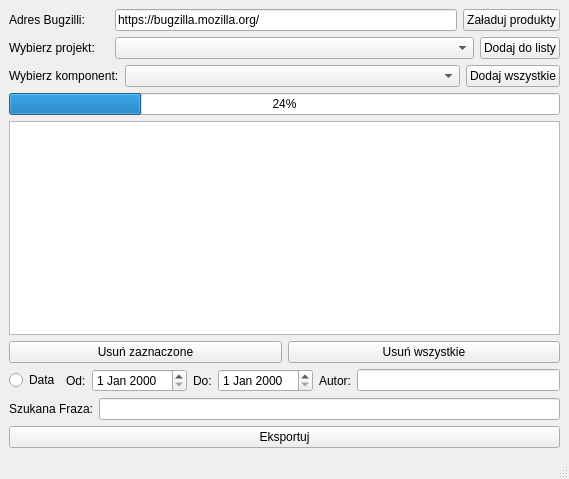
<?xml version="1.0" encoding="UTF-8"?>
<ui version="4.0">
 <class>MainWindow</class>
 <widget class="QMainWindow" name="MainWindow">
  <property name="geometry">
   <rect>
    <x>0</x>
    <y>0</y>
    <width>569</width>
    <height>479</height>
   </rect>
  </property>
  <property name="windowTitle">
   <string>Bugzilla Downloader</string>
  </property>
  <property name="styleSheet">
   <string notr="true">QLabel { qproperty-alignment: 'AlignVCenter | AlignRight'; }</string>
  </property>
  <widget class="QWidget" name="centralwidget">
   <layout class="QVBoxLayout" name="verticalLayout">
    <item>
     <layout class="QHBoxLayout" name="horizontalLayout">
      <item>
       <widget class="QLabel" name="label">
        <property name="sizePolicy">
         <sizepolicy hsizetype="Fixed" vsizetype="Preferred">
          <horstretch>0</horstretch>
          <verstretch>0</verstretch>
         </sizepolicy>
        </property>
        <property name="minimumSize">
         <size>
          <width>100</width>
          <height>0</height>
         </size>
        </property>
        <property name="text">
         <string>Adres Bugzilli:</string>
        </property>
       </widget>
      </item>
      <item>
       <widget class="QLineEdit" name="BugzillaURLLineEdit">
        <property name="text">
         <string>https://bugzilla.mozilla.org/</string>
        </property>
       </widget>
      </item>
      <item>
       <widget class="QPushButton" name="LoadProductsButton">
        <property name="text">
         <string>Załaduj produkty</string>
        </property>
       </widget>
      </item>
     </layout>
    </item>
    <item>
     <layout class="QHBoxLayout" name="horizontalLayout_2">
      <item>
       <widget class="QLabel" name="label_2">
        <property name="sizePolicy">
         <sizepolicy hsizetype="Fixed" vsizetype="Preferred">
          <horstretch>0</horstretch>
          <verstretch>0</verstretch>
         </sizepolicy>
        </property>
        <property name="minimumSize">
         <size>
          <width>100</width>
          <height>0</height>
         </size>
        </property>
        <property name="styleSheet">
         <string notr="true"/>
        </property>
        <property name="text">
         <string>Wybierz projekt:</string>
        </property>
       </widget>
      </item>
      <item>
       <widget class="QComboBox" name="ProductsComboBox">
        <property name="sizePolicy">
         <sizepolicy hsizetype="Expanding" vsizetype="Fixed">
          <horstretch>0</horstretch>
          <verstretch>0</verstretch>
         </sizepolicy>
        </property>
       </widget>
      </item>
      <item>
       <widget class="QPushButton" name="AddToListButton">
        <property name="sizePolicy">
         <sizepolicy hsizetype="Minimum" vsizetype="Fixed">
          <horstretch>0</horstretch>
          <verstretch>0</verstretch>
         </sizepolicy>
        </property>
        <property name="text">
         <string>Dodaj do listy</string>
        </property>
       </widget>
      </item>
     </layout>
    </item>
    <item>
     <layout class="QHBoxLayout" name="horizontalLayout_4">
      <item>
       <widget class="QLabel" name="label_3">
        <property name="sizePolicy">
         <sizepolicy hsizetype="Fixed" vsizetype="Preferred">
          <horstretch>0</horstretch>
          <verstretch>0</verstretch>
         </sizepolicy>
        </property>
        <property name="text">
         <string>Wybierz komponent:</string>
        </property>
       </widget>
      </item>
      <item>
       <widget class="QComboBox" name="ComponentsComboBox">
        <property name="sizePolicy">
         <sizepolicy hsizetype="Expanding" vsizetype="Fixed">
          <horstretch>0</horstretch>
          <verstretch>0</verstretch>
         </sizepolicy>
        </property>
       </widget>
      </item>
      <item>
       <widget class="QPushButton" name="AddAllToListButton">
        <property name="text">
         <string>Dodaj wszystkie</string>
        </property>
       </widget>
      </item>
     </layout>
    </item>
    <item>
     <widget class="QProgressBar" name="progressBar">
      <property name="value">
       <number>24</number>
      </property>
     </widget>
    </item>
    <item>
     <widget class="QListWidget" name="ComponentsList"/>
    </item>
    <item>
     <layout class="QHBoxLayout" name="horizontalLayout_8" stretch="0,0">
      <item>
       <widget class="QPushButton" name="RemoveSelectedButton">
        <property name="text">
         <string>Usuń zaznaczone</string>
        </property>
       </widget>
      </item>
      <item>
       <widget class="QPushButton" name="RemoveAllButton">
        <property name="text">
         <string>Usuń wszystkie</string>
        </property>
       </widget>
      </item>
     </layout>
    </item>
    <item>
     <layout class="QHBoxLayout" name="horizontalLayout_5">
      <item>
       <widget class="QRadioButton" name="radioButton">
        <property name="sizePolicy">
         <sizepolicy hsizetype="Maximum" vsizetype="Fixed">
          <horstretch>0</horstretch>
          <verstretch>0</verstretch>
         </sizepolicy>
        </property>
        <property name="text">
         <string>Data</string>
        </property>
       </widget>
      </item>
      <item>
       <widget class="QLabel" name="label_4">
        <property name="sizePolicy">
         <sizepolicy hsizetype="Maximum" vsizetype="Preferred">
          <horstretch>0</horstretch>
          <verstretch>0</verstretch>
         </sizepolicy>
        </property>
        <property name="text">
         <string>Od:</string>
        </property>
       </widget>
      </item>
      <item>
       <widget class="QDateEdit" name="dateEdit">
        <property name="sizePolicy">
         <sizepolicy hsizetype="Fixed" vsizetype="Fixed">
          <horstretch>0</horstretch>
          <verstretch>0</verstretch>
         </sizepolicy>
        </property>
       </widget>
      </item>
      <item>
       <widget class="QLabel" name="label_5">
        <property name="sizePolicy">
         <sizepolicy hsizetype="Maximum" vsizetype="Preferred">
          <horstretch>0</horstretch>
          <verstretch>0</verstretch>
         </sizepolicy>
        </property>
        <property name="text">
         <string>Do:</string>
        </property>
       </widget>
      </item>
      <item>
       <widget class="QDateEdit" name="dateEdit_2">
        <property name="sizePolicy">
         <sizepolicy hsizetype="Fixed" vsizetype="Fixed">
          <horstretch>0</horstretch>
          <verstretch>0</verstretch>
         </sizepolicy>
        </property>
       </widget>
      </item>
      <item>
       <layout class="QHBoxLayout" name="horizontalLayout_6">
        <item>
         <widget class="QLabel" name="label_6">
          <property name="text">
           <string>Autor:</string>
          </property>
         </widget>
        </item>
        <item>
         <widget class="QLineEdit" name="lineEdit"/>
        </item>
       </layout>
      </item>
     </layout>
    </item>
    <item>
     <layout class="QHBoxLayout" name="horizontalLayout_7">
      <item>
       <widget class="QLabel" name="label_7">
        <property name="text">
         <string>Szukana Fraza:</string>
        </property>
       </widget>
      </item>
      <item>
       <widget class="QLineEdit" name="lineEdit_2"/>
      </item>
     </layout>
    </item>
    <item>
     <layout class="QHBoxLayout" name="horizontalLayout_3">
      <item>
       <widget class="QPushButton" name="ExportButton">
        <property name="text">
         <string>Eksportuj</string>
        </property>
       </widget>
      </item>
     </layout>
    </item>
   </layout>
  </widget>
  <widget class="QMenuBar" name="menubar">
   <property name="geometry">
    <rect>
     <x>0</x>
     <y>0</y>
     <width>569</width>
     <height>19</height>
    </rect>
   </property>
  </widget>
  <widget class="QStatusBar" name="statusbar"/>
 </widget>
 <resources/>
 <connections/>
</ui>
